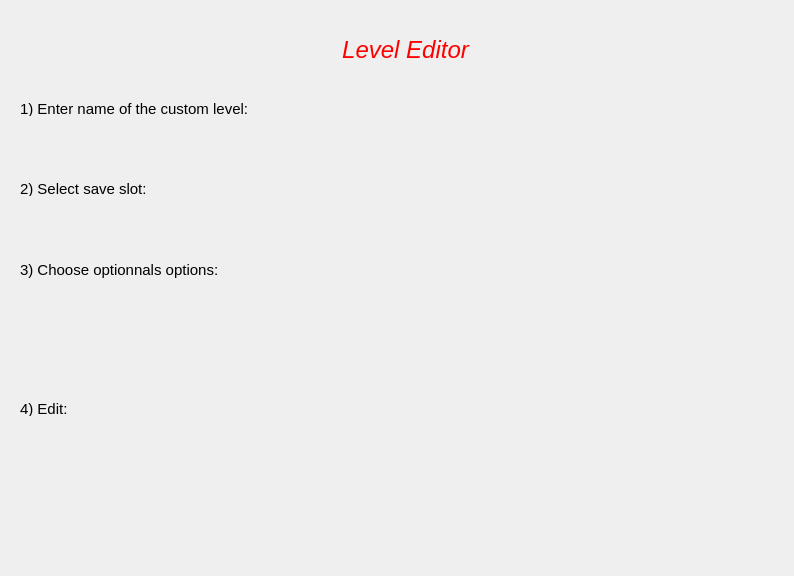
<?xml version="1.0" encoding="UTF-8"?>
<ui version="4.0">
 <class>Editeur</class>
 <widget class="QDialog" name="Editeur">
  <property name="geometry">
   <rect>
    <x>0</x>
    <y>0</y>
    <width>794</width>
    <height>576</height>
   </rect>
  </property>
  <property name="windowTitle">
   <string>Dialog</string>
  </property>
  <widget class="QLabel" name="label">
   <property name="geometry">
    <rect>
     <x>250</x>
     <y>30</y>
     <width>311</width>
     <height>41</height>
    </rect>
   </property>
   <property name="text">
    <string>&lt;html&gt;&lt;head/&gt;&lt;body&gt;&lt;p align=&quot;center&quot;&gt;&lt;span style=&quot; font-size:18pt; font-style:italic; color:#ff0000;&quot;&gt;Level Editor&lt;/span&gt;&lt;/p&gt;&lt;/body&gt;&lt;/html&gt;</string>
   </property>
  </widget>
  <widget class="QLabel" name="label_2">
   <property name="geometry">
    <rect>
     <x>20</x>
     <y>100</y>
     <width>241</width>
     <height>16</height>
    </rect>
   </property>
   <property name="text">
    <string>&lt;html&gt;&lt;head/&gt;&lt;body&gt;&lt;p&gt;&lt;span style=&quot; font-size:11pt;&quot;&gt;1) Enter name of the custom level:&lt;/span&gt;&lt;/p&gt;&lt;/body&gt;&lt;/html&gt;</string>
   </property>
  </widget>
  <widget class="QLabel" name="label_3">
   <property name="geometry">
    <rect>
     <x>20</x>
     <y>180</y>
     <width>241</width>
     <height>16</height>
    </rect>
   </property>
   <property name="text">
    <string>&lt;html&gt;&lt;head/&gt;&lt;body&gt;&lt;p&gt;&lt;span style=&quot; font-size:11pt;&quot;&gt;2) Select save slot:&lt;/span&gt;&lt;/p&gt;&lt;/body&gt;&lt;/html&gt;</string>
   </property>
  </widget>
  <widget class="QLabel" name="label_4">
   <property name="geometry">
    <rect>
     <x>20</x>
     <y>260</y>
     <width>241</width>
     <height>21</height>
    </rect>
   </property>
   <property name="text">
    <string>&lt;html&gt;&lt;head/&gt;&lt;body&gt;&lt;p&gt;&lt;span style=&quot; font-size:11pt;&quot;&gt;3) Choose optionnals options:&lt;/span&gt;&lt;/p&gt;&lt;/body&gt;&lt;/html&gt;</string>
   </property>
  </widget>
  <widget class="QLabel" name="label_5">
   <property name="geometry">
    <rect>
     <x>20</x>
     <y>400</y>
     <width>241</width>
     <height>16</height>
    </rect>
   </property>
   <property name="text">
    <string>&lt;html&gt;&lt;head/&gt;&lt;body&gt;&lt;p&gt;&lt;span style=&quot; font-size:11pt;&quot;&gt;4) Edit:&lt;/span&gt;&lt;/p&gt;&lt;/body&gt;&lt;/html&gt;</string>
   </property>
  </widget>
 </widget>
 <resources/>
 <connections/>
</ui>
